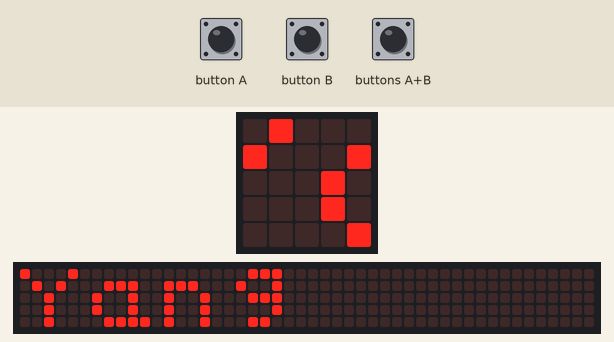
Bench run of a program on a simulated BBC micro:bit (MakeCode). On the bench: the board's 5×5 LED display, a strip that is not on the board, showing the scrolling text unrolled. The test bench sets the inputs (shaded band). The 48×5 strip is a reading aid, not a part: it shows the text the display is scrolling, unrolled, one strip-width of it at a time.

Above: at 1.27 s.
1.3 s: button A pressed for 0.15 s
2.0 s: button B pressed for 0.15 s
2.7 s: buttons A+B pressed for 0.15 s
3.4 s: button A pressed for 0.15 s
4.1 s: buttons A+B pressed for 1 s
At 5.8 s:
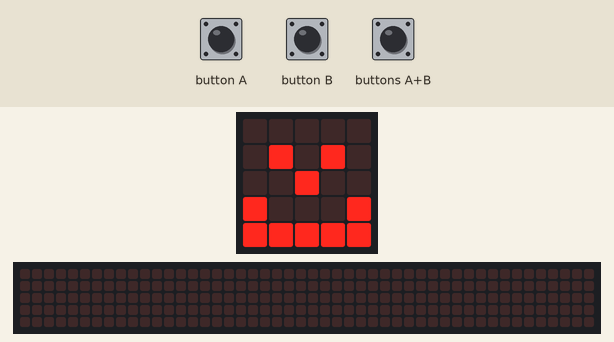
9.5 s: button B pressed for 0.15 s
At 19.5 s:
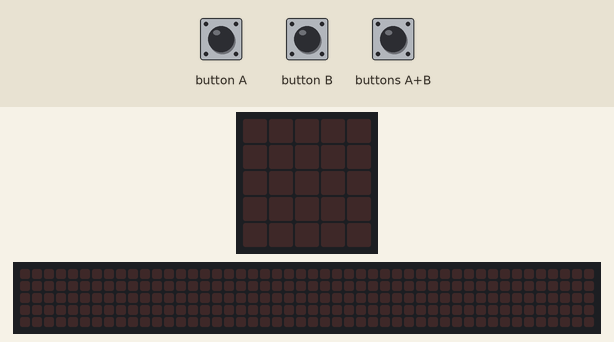
At 20.85 s:
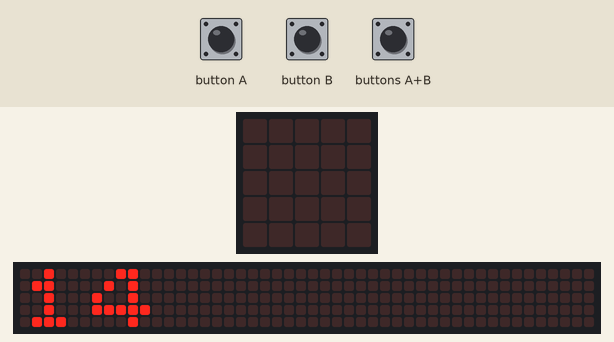

Measured:
- what the display in image 1 shows lasts 2.4 s, from 5.5 s to 7.9 s
- what the display in image 2 shows lasts 2.0 s, from 18.7 s to 20.7 s

The program:

main.ts
```typescript
input.onButtonPressed(Button.A, function () {
    나이 += 1
})
input.onButtonPressed(Button.AB, function () {
    나이 = 2022 - 생년
})
input.onButtonPressed(Button.B, function () {
    나이 += -1
})
let 생년 = 0
let 나이 = 0
나이 = 0
생년 = 2007
basic.forever(function () {
    basic.showString("Yang")
    basic.pause(1000)
    basic.showLeds(`
        . . . . .
        . # . # .
        . . # . .
        # . . . #
        # # # # #
        `)
    basic.pause(2000)
    basic.showString("01012345678")
    basic.pause(2000)
    basic.showNumber(나이)
})
```

test.ts
```typescript
// 테스트는 여기로 이동합니다; 이 패키지가 확장으로 사용될 때 컴파일되지 않을 것 입니다.
```
